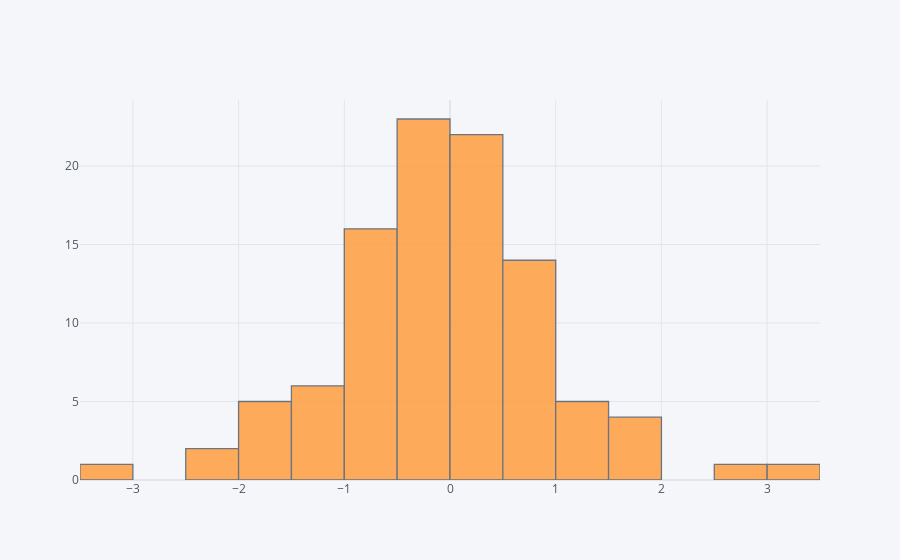

Write notebook code for a chart like this one.
### Markdown cell above
`Compare com os histograsm padrões do matplotlib e seaborn`

### Code cell
df['A'].iplot(kind='hist')

### Figure 1 — Plotly figure (JSON) as saved in the notebook; plotly's stock layout.template omitted (floating-point values rounded to 4 significant figures)
{"data": [{"histfunc": "count", "histnorm": "", "marker": {"color": "rgba(255, 153, 51, 1.0)", "line": {"color": "#4D5663", "width": 1.3}}, "name": "A", "opacity": 0.8, "orientation": "v", "type": "histogram", "x": [0.3216, -0.219, -1.144, -0.4336, 0.1642, 2.645, -3.378, 0.4305, 0.2473, 0.9136, 0.3832, 1.105, 0.1095, 0.5162, -0.8303, -0.5006, 0.9308, 0.04174, 0.3855, 0.9137, -0.8242, -0.01256, -0.7419, 0.2616, -0.1375, -0.9358, 0.01056, -0.2297, -0.1175, -0.2838, 0.05243, -0.5627, 0.3496, -0.3579, 1.566, -0.6482, 0.001112, -0.1232, 1.239, -1.073, -0.0393, -0.1063, 1.153, 0.2404, -1.027, -1.691, -0.9343, -0.2592, -2.341, 0.8515, 1.332, -0.9762, -0.2034, 0.7511, 0.2168, 0.5133, -1.011, -0.5284, -0.9644, -1.187, 0.1731, -0.367, -0.1855, 0.02617, -1.643, 0.5203, 0.5986, -0.3721, 0.4553, 0.7036, -0.9086, 3.23, 1.998, -1.641, -1.148, -0.4744, 1.173, -1.976, 0.664, 0.886, 1.904, 0.3844, -1.783, -2.192, -0.4216, 0.3587, -0.3788, -0.7539, -0.5059, 0.6111, 0.3729, -0.004534, 1.708, -0.4669, -0.2108, 0.5568, -0.843, -0.9891, 0.4767, -0.4233]}], "layout": {"barmode": "overlay", "legend": {"bgcolor": "#F5F6F9", "font": {"color": "#4D5663"}}, "paper_bgcolor": "#F5F6F9", "plot_bgcolor": "#F5F6F9", "title": {"font": {"color": "#4D5663"}}, "xaxis": {"gridcolor": "#E1E5ED", "showgrid": true, "tickfont": {"color": "#4D5663"}, "title": {"font": {"color": "#4D5663"}, "text": ""}, "zerolinecolor": "#E1E5ED"}, "yaxis": {"gridcolor": "#E1E5ED", "showgrid": true, "tickfont": {"color": "#4D5663"}, "title": {"font": {"color": "#4D5663"}, "text": ""}, "zerolinecolor": "#E1E5ED"}}}
